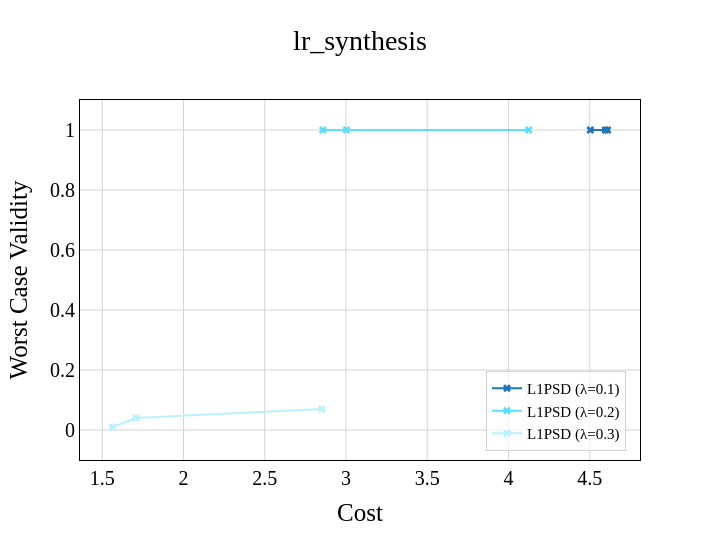

Source (notebook cell):
### Code cell
# colors = ['#1f77b4', '#17becf', '#9467bd', '#e377c2', '#2ca02c'] # Synthesis
# colors = ['#17becf', '#e377c2', '#2ca02c'] # German
# colors = ['#17becf', '#9467bd', '#e377c2', '#2ca02c'] # SBA
colors =[ '#1f77b4', '#5CDEFF', '#B8F1FF',"#FF0000", "#FF00B1", '#FFB8B8',
          '#007504', '#00FF08', '#8AFF8E', '#A3A000', '#FFFB00', '#FFFEB8' ]

nc = len(colors)
font_family = 'Times New Roman'
font_color = 'black'
width, height = 720, 540

# symbols = ['x' for _ in range(len(lambdas))] + ['circle']
# size = [7 for _ in range(len(lambdas))] + [5]
symbols = ['x' for _ in range(len(df_results_avg))] + ['circle']
size = [7 for _ in range(len(df_results_avg))] + [5]

show_errors = False

fig = go.Figure()
for i, alg in enumerate(df_results['Algorithm'].unique()):
    df_alg = df_results[(df_results['Algorithm'] == alg)].sort_values(['Cost'], ascending=True).copy().reset_index(drop=True)
    # x,y, mask = find_pareto(df_alg['Cost'], df_alg['Worst Case Validity'], return_index=True)
    # df_alg = pd.DataFrame({'Algorithm': [method_map[alg] for _ in range(len(x))], 'Cost': x, 'Worst Case Validity': y, 'alpha': df_alg['alpha'][mask]})

    fig.add_trace(go.Scatter(
        x = df_alg['Cost'],
        y = df_alg['Worst Case Validity'],
        marker = dict(color=colors[i], symbol=symbols[i], size=size[i]),
        mode = 'lines+markers' if alg != 'wachter' else 'markers',
        name = method_map[alg],
        showlegend=True,
        customdata=df_alg['alpha'],
        hovertemplate='Cost: %{x}<br>Validity: %{y}<br>alpha: %{customdata}'
    ))

fig.update_xaxes(
    title=dict(
        text='Cost',
        font=dict(
            family=font_family,
            color=font_color,
            size=25
        )
        ), 
    showline=True, 
    mirror=True,
    linecolor='black', 
    gridcolor='lightgrey', 
    zerolinewidth=1,
    zerolinecolor='lightgrey',
    )


fig.update_yaxes(
    title=dict(
        text='Worst Case Validity',
        font=dict(
            family=font_family,
            color=font_color,
            size=25
        ), 
        ), 
    showline=True, 
    mirror=True,
    linecolor='black', 
    gridcolor='lightgrey',
    zerolinewidth=1,
    zerolinecolor='lightgrey',
    )


fig.update_layout(
    title=dict(
        text=f"{params['base_model']}_{params['data']}",
        font=dict(
            family=font_family,
            color=font_color,
            size=28
            ),
        x=0.5,
        xanchor='center'),
    legend=dict(
        x=0.975, 
        y=0.025, 
        orientation='v',
        xanchor='right',
        font=dict(
            family=font_family,
            color=font_color,
            size=15
            ), 
        bgcolor='rgba(255, 255, 255, 0.7)',
        bordercolor='lightgrey',
        borderwidth=1,
        entrywidth=100.5,
        ),
    width=width,
    height=height,
    plot_bgcolor='white',
    paper_bgcolor='white',
    xaxis=dict(
        tickfont=dict(
            family=font_family,
            color=font_color,
            size=20,
        ),
    ),
    yaxis=dict(
        tickfont=dict(
            family=font_family,
            color=font_color,
            size=20
        ),
        range=[-0.1,1.1],
    )
)

print(f'{data_map[params["data"]]}  |  {params["base_model"].upper()}')
fig.show()

### Figure 1 — Plotly figure (JSON) as saved in the notebook; plotly's stock layout.template omitted (floating-point values rounded to 4 significant figures)
{"data": [{"customdata": [0.02, 0.2, 0.04], "hovertemplate": "Cost: %{x}<br>Validity: %{y}<br>alpha: %{customdata}", "marker": {"color": "#1f77b4", "size": 7, "symbol": "x"}, "mode": "lines+markers", "name": "L1PSD (λ=0.1)", "showlegend": true, "type": "scatter", "x": [4.503, 4.596, 4.61], "y": [1.0, 1.0, 1.0]}, {"customdata": [0.02, 0.04, 0.2], "hovertemplate": "Cost: %{x}<br>Validity: %{y}<br>alpha: %{customdata}", "marker": {"color": "#5CDEFF", "size": 7, "symbol": "x"}, "mode": "lines+markers", "name": "L1PSD (λ=0.2)", "showlegend": true, "type": "scatter", "x": [2.857, 3.002, 4.125], "y": [1.0, 1.0, 1.0]}, {"customdata": [0.02, 0.04, 0.2], "hovertemplate": "Cost: %{x}<br>Validity: %{y}<br>alpha: %{customdata}", "marker": {"color": "#B8F1FF", "size": 7, "symbol": "x"}, "mode": "lines+markers", "name": "L1PSD (λ=0.3)", "showlegend": true, "type": "scatter", "x": [1.562, 1.708, 2.851], "y": [0.01, 0.04, 0.07]}], "layout": {"height": 540, "legend": {"bgcolor": "rgba(255, 255, 255, 0.7)", "bordercolor": "lightgrey", "borderwidth": 1, "entrywidth": 100.5, "font": {"color": "black", "family": "Times New Roman", "size": 15}, "orientation": "v", "x": 0.975, "xanchor": "right", "y": 0.025}, "paper_bgcolor": "white", "plot_bgcolor": "white", "title": {"font": {"color": "black", "family": "Times New Roman", "size": 28}, "text": "lr_synthesis", "x": 0.5, "xanchor": "center"}, "width": 720, "xaxis": {"gridcolor": "lightgrey", "linecolor": "black", "mirror": true, "showline": true, "tickfont": {"color": "black", "family": "Times New Roman", "size": 20}, "title": {"font": {"color": "black", "family": "Times New Roman", "size": 25}, "text": "Cost"}, "zerolinecolor": "lightgrey", "zerolinewidth": 1}, "yaxis": {"gridcolor": "lightgrey", "linecolor": "black", "mirror": true, "range": [-0.1, 1.1], "showline": true, "tickfont": {"color": "black", "family": "Times New Roman", "size": 20}, "title": {"font": {"color": "black", "family": "Times New Roman", "size": 25}, "text": "Worst Case Validity"}, "zerolinecolor": "lightgrey", "zerolinewidth": 1}}}
